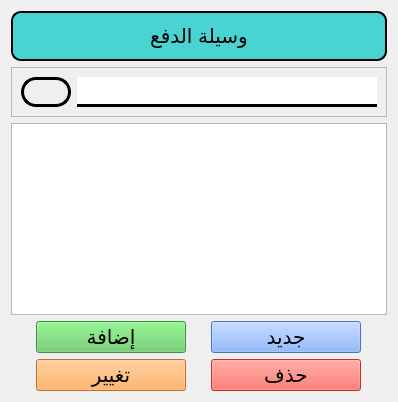
        <widget class="QWidget" name="tabWidget_5Page2">
         <attribute name="title">
          <string>وسيلة الدفع</string>
         </attribute>
         <layout class="QVBoxLayout" name="verticalLayout_5">
          <item>
           <widget class="QLabel" name="label_5">
            <property name="minimumSize">
             <size>
              <width>0</width>
              <height>50</height>
             </size>
            </property>
            <property name="font">
             <font>
              <pointsize>15</pointsize>
              <bold>false</bold>
             </font>
            </property>
            <property name="styleSheet">
             <string notr="true">border:2px solid black;
background-color: rgb(73, 211, 211);
border-radius:10px</string>
            </property>
            <property name="frameShape">
             <enum>QFrame::Shape::WinPanel</enum>
            </property>
            <property name="frameShadow">
             <enum>QFrame::Shadow::Plain</enum>
            </property>
            <property name="lineWidth">
             <number>3</number>
            </property>
            <property name="text">
             <string>وسيلة الدفع</string>
            </property>
            <property name="alignment">
             <set>Qt::AlignmentFlag::AlignCenter</set>
            </property>
           </widget>
          </item>
          <item>
           <widget class="QFrame" name="frame_17">
            <property name="frameShape">
             <enum>QFrame::Shape::StyledPanel</enum>
            </property>
            <property name="frameShadow">
             <enum>QFrame::Shadow::Raised</enum>
            </property>
            <layout class="QHBoxLayout" name="horizontalLayout_15">
             <item>
              <widget class="QLabel" name="moyen_payment_nb">
               <property name="minimumSize">
                <size>
                 <width>50</width>
                 <height>0</height>
                </size>
               </property>
               <property name="maximumSize">
                <size>
                 <width>16777215</width>
                 <height>50</height>
                </size>
               </property>
               <property name="font">
                <font>
                 <pointsize>15</pointsize>
                 <bold>false</bold>
                </font>
               </property>
               <property name="styleSheet">
                <string notr="true">border: 3px solid black; 
border-radius: 15px</string>
               </property>
               <property name="text">
                <string/>
               </property>
              </widget>
             </item>
             <item>
              <widget class="QLineEdit" name="moyen_payment_ent">
               <property name="minimumSize">
                <size>
                 <width>300</width>
                 <height>30</height>
                </size>
               </property>
               <property name="font">
                <font>
                 <pointsize>15</pointsize>
                 <bold>false</bold>
                </font>
               </property>
               <property name="layoutDirection">
                <enum>Qt::LayoutDirection::RightToLeft</enum>
               </property>
               <property name="styleSheet">
                <string notr="true">border: 3px solid black;
border-left: none;
border-right: none;
border-top: none 
</string>
               </property>
               <property name="alignment">
                <set>Qt::AlignmentFlag::AlignLeading|Qt::AlignmentFlag::AlignLeft|Qt::AlignmentFlag::AlignVCenter</set>
               </property>
              </widget>
             </item>
            </layout>
           </widget>
          </item>
          <item>
           <widget class="QListWidget" name="moyen_payment_list">
            <property name="minimumSize">
             <size>
              <width>0</width>
              <height>0</height>
             </size>
            </property>
            <property name="font">
             <font>
              <pointsize>15</pointsize>
              <bold>false</bold>
             </font>
            </property>
            <property name="layoutDirection">
             <enum>Qt::LayoutDirection::RightToLeft</enum>
            </property>
            <property name="alternatingRowColors">
             <bool>true</bool>
            </property>
           </widget>
          </item>
          <item>
           <widget class="QFrame" name="frame_10">
            <property name="frameShape">
             <enum>QFrame::Shape::NoFrame</enum>
            </property>
            <property name="frameShadow">
             <enum>QFrame::Shadow::Raised</enum>
            </property>
            <layout class="QHBoxLayout" name="horizontalLayout_7">
             <property name="spacing">
              <number>0</number>
             </property>
             <property name="leftMargin">
              <number>0</number>
             </property>
             <property name="topMargin">
              <number>0</number>
             </property>
             <property name="rightMargin">
              <number>0</number>
             </property>
             <property name="bottomMargin">
              <number>0</number>
             </property>
             <item>
              <widget class="QPushButton" name="moyen_payment_add_btn">
               <property name="minimumSize">
                <size>
                 <width>100</width>
                 <height>30</height>
                </size>
               </property>
               <property name="maximumSize">
                <size>
                 <width>150</width>
                 <height>16777215</height>
                </size>
               </property>
               <property name="font">
                <font>
                 <pointsize>15</pointsize>
                 <bold>false</bold>
                </font>
               </property>
               <property name="styleSheet">
                <string notr="true">background-color: rgb(95, 199, 94);</string>
               </property>
               <property name="text">
                <string>إضافة</string>
               </property>
              </widget>
             </item>
             <item>
              <widget class="QPushButton" name="moyen_payment_new_btn">
               <property name="minimumSize">
                <size>
                 <width>100</width>
                 <height>30</height>
                </size>
               </property>
               <property name="maximumSize">
                <size>
                 <width>150</width>
                 <height>16777215</height>
                </size>
               </property>
               <property name="font">
                <font>
                 <pointsize>15</pointsize>
                 <bold>false</bold>
                </font>
               </property>
               <property name="styleSheet">
                <string notr="true">background-color: rgb(111, 162, 255);</string>
               </property>
               <property name="text">
                <string>جديد</string>
               </property>
              </widget>
             </item>
            </layout>
           </widget>
          </item>
          <item>
           <widget class="QFrame" name="frame_15">
            <property name="frameShape">
             <enum>QFrame::Shape::NoFrame</enum>
            </property>
            <property name="frameShadow">
             <enum>QFrame::Shadow::Raised</enum>
            </property>
            <layout class="QHBoxLayout" name="horizontalLayout_13">
             <property name="spacing">
              <number>0</number>
             </property>
             <property name="leftMargin">
              <number>0</number>
             </property>
             <property name="topMargin">
              <number>0</number>
             </property>
             <property name="rightMargin">
              <number>0</number>
             </property>
             <property name="bottomMargin">
              <number>0</number>
             </property>
             <item>
              <widget class="QPushButton" name="moyen_payment_update_btn">
               <property name="minimumSize">
                <size>
                 <width>100</width>
                 <height>30</height>
                </size>
               </property>
               <property name="maximumSize">
                <size>
                 <width>150</width>
                 <height>16777215</height>
                </size>
               </property>
               <property name="font">
                <font>
                 <pointsize>15</pointsize>
                 <bold>false</bold>
                </font>
               </property>
               <property name="styleSheet">
                <string notr="true">background-color: rgb(255, 160, 65);</string>
               </property>
               <property name="text">
                <string>تغيير</string>
               </property>
              </widget>
             </item>
             <item>
              <widget class="QPushButton" name="moyen_payment_delete_btn">
               <property name="minimumSize">
                <size>
                 <width>100</width>
                 <height>30</height>
                </size>
               </property>
               <property name="maximumSize">
                <size>
                 <width>150</width>
                 <height>16777215</height>
                </size>
               </property>
               <property name="font">
                <font>
                 <pointsize>15</pointsize>
                 <bold>false</bold>
                </font>
               </property>
               <property name="styleSheet">
                <string notr="true">background-color: rgb(255, 74, 61);</string>
               </property>
               <property name="text">
                <string>حذف</string>
               </property>
              </widget>
             </item>
            </layout>
           </widget>
          </item>
         </layout>
        </widget>
